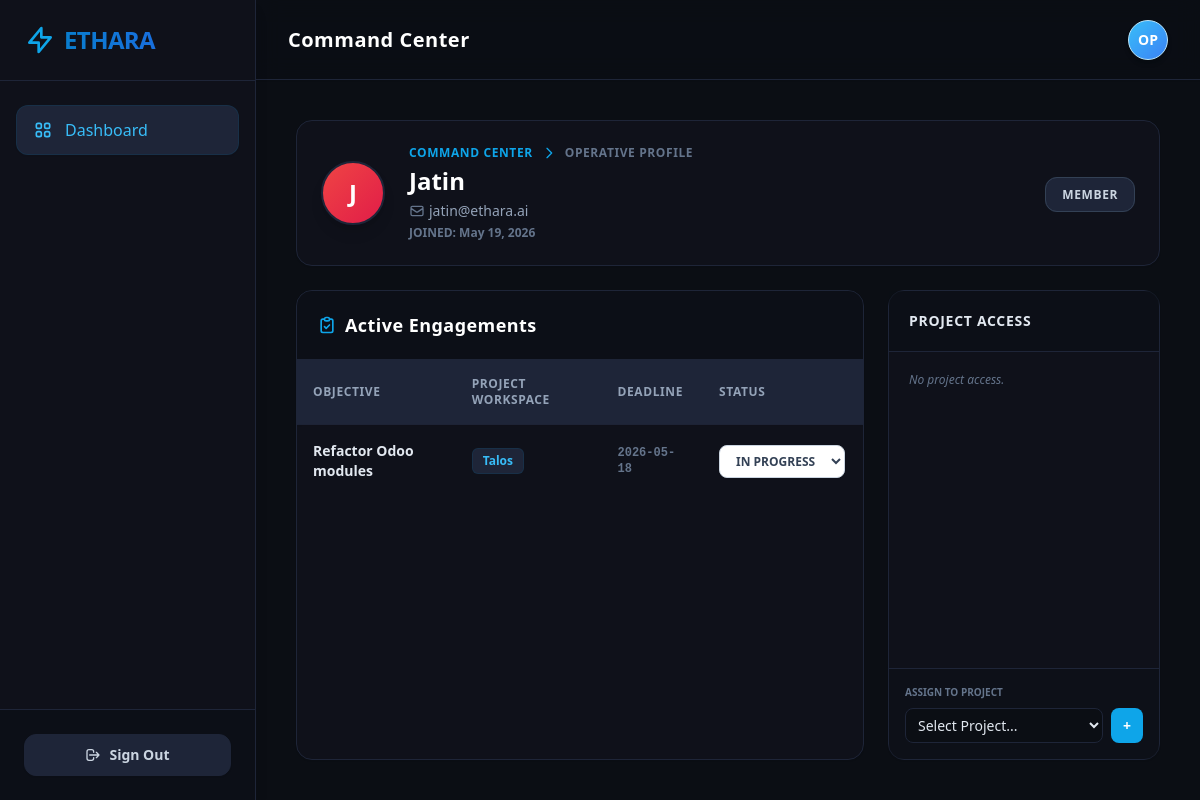
Page /operators/e728e9c2-db71-4824-8eb5-2e38edd222e9 (signed in) on the committed database.
### app/models.py (models this page shows)
class User(Base):
    __tablename__ = "users"
    id = Column(String, primary_key=True, default=generate_uuid)
    email = Column(String, unique=True, index=True, nullable=False)
    hashed_password = Column(String, nullable=False)
    role = Column(SQLEnum(RoleEnum), nullable=False, default=RoleEnum.MEMBER)
    created_at = Column(DateTime, default=datetime.datetime.utcnow)
    projects_owned = relationship("Project", back_populates="owner")
    tasks_assigned = relationship("Task", back_populates="assignee")
    project_memberships = relationship("ProjectMember", back_populates="user", cascade="all, delete-orphan")

class Task(Base):
    __tablename__ = "tasks"
    id = Column(String, primary_key=True, default=generate_uuid)
    title = Column(String, nullable=False)
    status = Column(SQLEnum(StatusEnum), nullable=False, default=StatusEnum.TODO)
    due_date = Column(String)
    project_id = Column(String, ForeignKey("projects.id"))
    assignee_id = Column(String, ForeignKey("users.id"))
    task_type = Column(String(50), default="human_hitl")
    compute_estimated_tokens = Column(Integer, default=0)
    processing_logs = Column(JSON, default=list)
    project = relationship("Project", back_populates="tasks")
    assignee = relationship("User", back_populates="tasks_assigned")

class Project(Base):
    __tablename__ = "projects"
    id = Column(String, primary_key=True, default=generate_uuid)
    name = Column(String, nullable=False)
    description = Column(String)
    pinned_note = Column(String, nullable=True)
    owner_id = Column(String, ForeignKey("users.id"))
    created_at = Column(DateTime, default=datetime.datetime.utcnow)
    owner = relationship("User", back_populates="projects_owned")
    tasks = relationship("Task", back_populates="project", cascade="all, delete-orphan")
    members = relationship("ProjectMember", back_populates="project", cascade="all, delete-orphan")
    telemetry = relationship("PlatformTelemetry", back_populates="project", cascade="all, delete-orphan")

### app/main.py (the view)
@app.get("/operators/{operator_id}")
def operator_profile(request: Request, operator_id: str, db: Session = Depends(get_db), user: User = Depends(get_current_user)):
    operator = db.query(User).filter(User.id == operator_id).first()
    all_projects = db.query(Project).all()
    return templates.TemplateResponse(request=request, name="operator_profile.html", context={"request": request, "user": user, "operator": operator, "all_projects": all_projects})

### templates/operator_profile.html (shortened to what this page needs)
{% extends "base.html" %}
{% block content %}
<div class="flex flex-col h-full gap-6 relative z-10">
    <div class="flex justify-between items-center bg-[#0F111A] border border-[#1E2538] p-6 rounded-2xl shadow-sm shrink-0">
        <div class="flex items-center">
            {% set colors = ['from-red-500 to-rose-600', 'from-amber-400 to-orange-500', 'from-emerald-400 to-teal-500', 'from-blue-500 to-indigo-600', 'from-violet-500 to-purple-600'] %}
            {% set color = colors[operator.email|length % 5] %}
            <div class="w-16 h-16 rounded-full bg-gradient-to-br {{ color }} flex items-center justify-center text-2xl mr-6 text-white font-black shadow-lg border-2 border-[#1E2538]">
                {{ operator.email[0]|upper }}
            </div>
            <div>
                <div class="flex items-center text-sky-500 mb-1">
                    <a href="/dashboard" class="text-xs font-bold uppercase tracking-wider hover:text-sky-400 transition-colors">Command Center</a>
                    <svg class="w-4 h-4 mx-2" fill="none" stroke="currentColor" viewBox="0 0 24 24"><path stroke-linecap="round" stroke-linejoin="round" stroke-width="2" d="M9 5l7 7-7 7"></path></svg>
                    <span class="text-xs font-bold uppercase tracking-wider text-slate-500">Operative Profile</span>
                </div>
                <h1 class="text-2xl font-black text-white">{{ operator.email.split('@')[0] | replace('.', ' ') | title }}</h1>
                <p class="text-slate-400 text-sm mt-1 flex items-center">
                    <svg class="w-4 h-4 mr-1 text-slate-500" fill="none" stroke="currentColor" viewBox="0 0 24 24"><path stroke-linecap="round" stroke-linejoin="round" stroke-width="2" d="M3 8l7.89 5.26a2 2 0 002.22 0L21 8M5 19h14a2 2 0 002-2V7a2 2 0 00-2-2H5a2 2 0 00-2 2v10a2 2 0 002 2z"></path></svg>
                    {{ operator.email }}
                </p>
                <p class="text-slate-500 text-xs mt-1 font-bold">
                    JOINED: {{ operator.created_at.strftime('%b %d, %Y') if operator.created_at else 'Legacy' }}
                </p>
            </div>
        </div>
        <div>
            <span class="px-4 py-2 rounded-xl text-xs font-bold uppercase tracking-wider bg-[#1E2538] text-slate-300 border border-slate-700">
                {{ operator.role.value }}
            </span>
        </div>
    </div>
    <div class="grid grid-cols-1 lg:grid-cols-3 gap-6 flex-1 min-h-0">
        <div class="lg:col-span-2 bg-[#0F111A] border border-[#1E2538] rounded-2xl shadow-sm flex flex-col min-h-0 overflow-hidden">
            <div class="p-5 border-b border-[#1E2538] bg-[#0B0E14]/50 flex justify-between items-center">
                <h2 class="text-lg font-bold text-white flex items-center tracking-wide">
                    Active Engagements
                </h2>
            </div>
            <div class="flex-1 overflow-y-auto custom-scrollbar p-0">
                <table class="w-full text-left border-collapse min-w-[500px]">
                    <thead class="bg-[#1E2538] sticky top-0 z-10 shadow-sm">
                        <tr class="text-slate-400 text-xs uppercase tracking-wider font-bold">
                            <th class="p-4 border-b border-[#1E2538]">Objective</th>
                            <th class="p-4 border-b border-[#1E2538]">Project Workspace</th>
                            <th class="p-4 border-b border-[#1E2538]">Deadline</th>
                            <th class="p-4 border-b border-[#1E2538] w-40">Status</th>
                        </tr>
                    </thead>
                    <tbody class="divide-y divide-[#1E2538]">
                        {% for task in operator.tasks_assigned %}
                        <tr class="hover:bg-[#1E2538]/50 transition-colors group">
                            <td class="p-4 text-sm font-semibold text-slate-200">{{ task.title }}</td>
                            <td class="p-4 text-sm">
                                <a href="/projects/{{ task.project.id if task.project else '#' }}" class="inline-flex items-center px-2.5 py-1 rounded-md text-xs font-bold bg-[#1E2538] text-sky-400 border border-sky-900/30 hover:bg-slate-800 transition-colors">
                                    {{ task.project.name if task.project else 'N/A' }}
                                </a>
                            </td>
                            <td class="p-4 text-sm text-slate-500 font-mono text-xs font-semibold">
                                {{ task.due_date if task.due_date else '---' }}
                            </td>
                            <td class="p-4 text-sm">
                                {% include 'partials/task_status.html' %}
                            </td>
                        </tr>
                        {% endfor %}
                    </tbody>
                </table>
            </div>
        </div>
        <div class="flex flex-col gap-6">
            <div class="bg-[#0F111A] border border-[#1E2538] rounded-2xl shadow-sm flex flex-col flex-1 min-h-0">
                <div class="p-5 border-b border-[#1E2538] bg-[#0B0E14]/50 flex justify-between items-center">
                    <h2 class="text-sm font-bold text-slate-200 uppercase tracking-wider">Project Access</h2>
                </div>
                <div class="p-5 flex-1 overflow-y-auto custom-scrollbar">
                    <ul class="space-y-3">
                        {% if not operator.project_memberships %}
                        <li class="text-xs text-slate-500 italic">No project access.</li>
                        {% endif %}
                    </ul>
                </div>
                {% if user.role.value == 'ADMIN' %}
                <div class="p-4 border-t border-[#1E2538] bg-[#0B0E14]/30">
                    <form hx-post="/api/projects/assignment/members" hx-swap="none" hx-on::after-request="location.reload()" class="flex flex-col gap-2">
                        <label class="text-[10px] font-bold text-slate-500 uppercase">Assign to Project</label>
                        <div class="flex gap-2">
                            <select name="project_id" required class="flex-1 bg-[#0B0E14] border border-[#1E2538] rounded-lg px-2 py-1.5 text-sm text-slate-200 focus:border-sky-500 transition-colors">
                                <option value="">Select Project...</option>
                            </select>
                            <button type="button" onclick="const p = this.previousElementSibling.value; if(p) { fetch('/api/projects/'+p+'/members', {method: 'POST', headers:{'Content-Type': 'application/x-www-form-urlencoded'}, body: 'user_id={{ operator.id }}'}).then(()=>location.reload()) }" class="bg-sky-500 hover:bg-sky-400 text-white font-bold py-1.5 px-3 rounded-lg text-sm transition-colors">+</button>
                        </div>
                    </form>
                </div>
                {% endif %}
            </div>
        </div>
    </div>
</div>
{% endblock %}

### templates/partials/task_status.html (shortened to what this page needs)
<select name="status"
    hx-patch="/api/tasks/{{ task.id }}/status"
    hx-swap="outerHTML"
    class="bg-white border border-slate-300 rounded-lg px-3 py-1.5 text-xs font-bold text-slate-700 focus:outline-none focus:ring-1 focus:ring-sky-500 cursor-pointer shadow-sm transition-all
           {% if task.status.value == 'TODO' %}text-slate-500 bg-slate-50
           {% elif task.status.value == 'IN_PROGRESS' %}text-sky-700 bg-sky-50 border-sky-300
           {% else %}text-emerald-700 bg-emerald-50 border-emerald-300{% endif %}">
    <option value="IN_PROGRESS" {% if task.status.value == 'IN_PROGRESS' %}selected{% endif %} class="text-sky-700 bg-white">IN PROGRESS</option>
</select>

### templates/base.html (style rules this page uses)
body { font-family: 'Inter', sans-serif; background: #f8fafc; }
.custom-scrollbar { overflow-y: auto; overflow-x: auto; }

### rows in the picture
User: email "J", email.split "Jatin", email "jatin@ethara.ai", created_at "May 19, 2026", role.value "MEMBER"
Task: title "Refactor Odoo modules", project "Talos", due_date "2026-05-18", status "IN PROGRESS"
